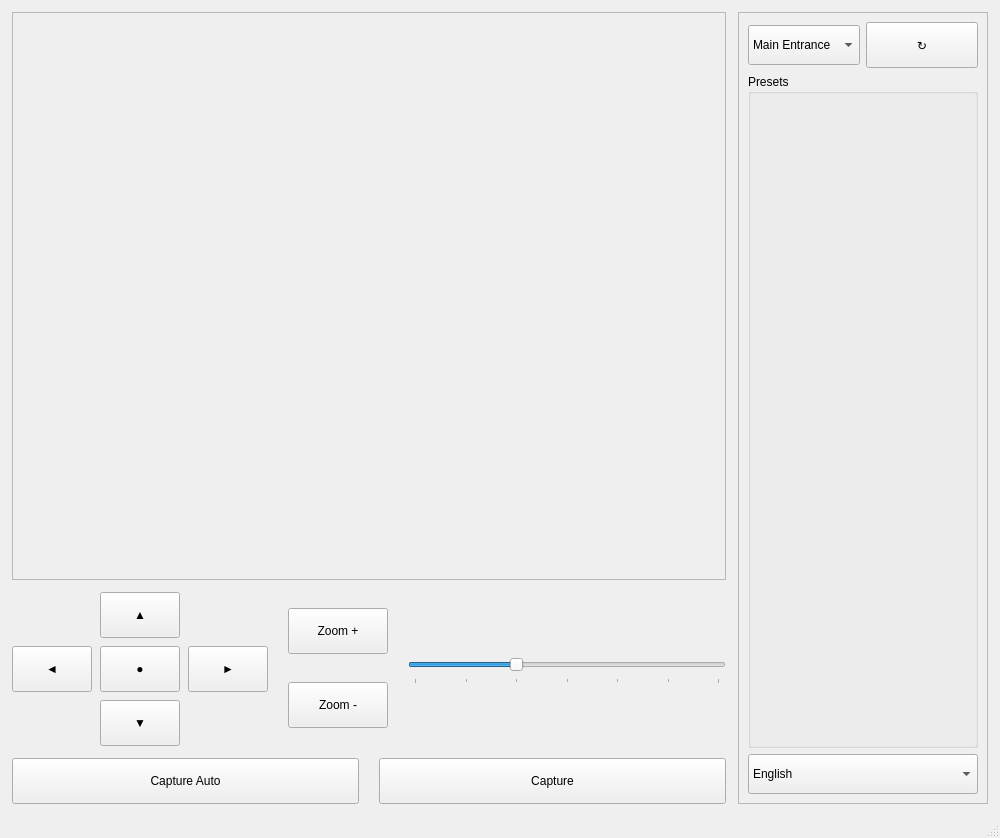
<?xml version="1.0" encoding="UTF-8"?>
<ui version="4.0">
 <class>MainWindow</class>
 <widget class="QMainWindow" name="MainWindow">
  <property name="geometry">
   <rect>
    <x>0</x>
    <y>0</y>
    <width>1000</width>
    <height>838</height>
   </rect>
  </property>
  <property name="windowTitle">
   <string>PTZ Camera Controller</string>
  </property>
  <property name="styleSheet">
   <string notr="true">QMainWindow {
    background-color: #f5f5f5;
    color: #333333;
}
QLabel {
    color: #333333;
    font-family: &quot;Segoe UI&quot;;
    font-size: 12px;
}
QPushButton {
    background-color: #4a90e2;
    color: white;
    border-radius: 4px;
    padding: 8px 16px;
    font-family: &quot;Segoe UI&quot;;
    font-size: 12px;
    font-weight: bold;
    min-height: 30px;
    transition: all 0.3s;
}
QPushButton:hover {
    background-color: #3a80d2;
    transform: translateY(-2px);
    box-shadow: 0 4px 8px rgba(0, 0, 0, 0.1);
}
QPushButton:pressed {
    background-color: #2a70c2;
    transform: translateY(1px);
    box-shadow: 0 2px 4px rgba(0, 0, 0, 0.1);
    animation-name: button-press;
    animation-duration: 0.2s;
}
QPushButton:disabled {
    background-color: #7a7a7a;
    color: #d0d0d0;
}
@keyframes button-press {
    0% { transform: scale(1); }
    50% { transform: scale(0.97); }
    100% { transform: scale(1); }
}
QComboBox {
    border: 1px solid #c0c0c0;
    border-radius: 4px;
    padding: 4px 8px;
    background-color: white;
    color: #333333;
    font-family: &quot;Segoe UI&quot;;
    min-height: 30px;
    transition: border 0.3s;
}
QComboBox:hover {
    border: 1px solid #4a90e2;
}
QComboBox:pressed {
    animation-name: combo-press;
    animation-duration: 0.2s;
}
@keyframes combo-press {
    0% { transform: scale(1); }
    50% { transform: scale(0.97); }
    100% { transform: scale(1); }
}
QComboBox::drop-down {
    subcontrol-origin: padding;
    subcontrol-position: top right;
    width: 20px;
    border-left-width: 1px;
    border-left-color: #c0c0c0;
    border-left-style: solid;
}
QSlider::groove:horizontal {
    border: 1px solid #c0c0c0;
    height: 8px;
    background: white;
    margin: 2px 0;
    border-radius: 4px;
}
QSlider::handle:horizontal {
    background: #4a90e2;
    border: 1px solid #4a90e2;
    width: 18px;
    height: 18px;
    margin: -6px 0;
    border-radius: 9px;
    transition: background 0.2s;
}
QSlider::handle:horizontal:hover {
    background: #3a80d2;
}
QSlider::handle:horizontal:pressed {
    background: #2a70c2;
    animation-name: slider-press;
    animation-duration: 0.2s;
}
@keyframes slider-press {
    0% { transform: scale(1); }
    50% { transform: scale(0.9); }
    100% { transform: scale(1); }
}
QFrame {
    border-radius: 8px;
    background-color: white;
    border: 1px solid #e0e0e0;
}
QLineEdit {
    border: 1px solid #c0c0c0;
    border-radius: 4px;
    padding: 4px 8px;
    background-color: white;
    color: #333333;
    font-family: &quot;Segoe UI&quot;;
    min-height: 30px;
    transition: border 0.3s;
}
QLineEdit:hover {
    border: 1px solid #4a90e2;
}
QLineEdit:focus {
    border: 1px solid #4a90e2;
    animation-name: focus-animation;
    animation-duration: 0.3s;
}
@keyframes focus-animation {
    0% { border-color: #c0c0c0; }
    100% { border-color: #4a90e2; }
}</string>
  </property>
  <widget class="QWidget" name="centralwidget">
   <layout class="QHBoxLayout" name="horizontalLayout">
    <property name="spacing">
     <number>12</number>
    </property>
    <property name="leftMargin">
     <number>12</number>
    </property>
    <property name="topMargin">
     <number>12</number>
    </property>
    <property name="rightMargin">
     <number>12</number>
    </property>
    <property name="bottomMargin">
     <number>12</number>
    </property>
    <item>
     <layout class="QVBoxLayout" name="verticalLayout">
      <property name="spacing">
       <number>12</number>
      </property>
      <item>
       <widget class="QLabel" name="qlabel_camera_view">
        <property name="minimumSize">
         <size>
          <width>700</width>
          <height>400</height>
         </size>
        </property>
        <property name="frameShape">
         <enum>QFrame::StyledPanel</enum>
        </property>
        <property name="frameShadow">
         <enum>QFrame::Raised</enum>
        </property>
        <property name="alignment">
         <set>Qt::AlignCenter</set>
        </property>
       </widget>
      </item>
      <item>
       <layout class="QHBoxLayout" name="horizontalLayout_2">
        <property name="spacing">
         <number>20</number>
        </property>
        <item>
         <layout class="QGridLayout" name="gridLayout">
          <property name="spacing">
           <number>8</number>
          </property>
          <item row="0" column="1">
           <widget class="QPushButton" name="btn_up">
            <property name="minimumSize">
             <size>
              <width>60</width>
              <height>46</height>
             </size>
            </property>
            <property name="text">
             <string>▲</string>
            </property>
           </widget>
          </item>
          <item row="1" column="0">
           <widget class="QPushButton" name="btn_left">
            <property name="minimumSize">
             <size>
              <width>60</width>
              <height>46</height>
             </size>
            </property>
            <property name="text">
             <string>◄</string>
            </property>
           </widget>
          </item>
          <item row="1" column="1">
           <widget class="QPushButton" name="btn_center">
            <property name="minimumSize">
             <size>
              <width>60</width>
              <height>46</height>
             </size>
            </property>
            <property name="styleSheet">
             <string notr="true">background-color: #e0e0e0;
color: #333333;
QPushButton:pressed {
    background-color: #c0c0c0;
    animation-name: center-press;
    animation-duration: 0.2s;
}
@keyframes center-press {
    0% { transform: scale(1); }
    50% { transform: scale(0.95); }
    100% { transform: scale(1); }
}</string>
            </property>
            <property name="text">
             <string>●</string>
            </property>
           </widget>
          </item>
          <item row="1" column="2">
           <widget class="QPushButton" name="btn_right">
            <property name="minimumSize">
             <size>
              <width>60</width>
              <height>46</height>
             </size>
            </property>
            <property name="text">
             <string>►</string>
            </property>
           </widget>
          </item>
          <item row="2" column="1">
           <widget class="QPushButton" name="btn_down">
            <property name="minimumSize">
             <size>
              <width>60</width>
              <height>46</height>
             </size>
            </property>
            <property name="text">
             <string>▼</string>
            </property>
           </widget>
          </item>
         </layout>
        </item>
        <item>
         <layout class="QVBoxLayout" name="verticalLayout_2">
          <property name="spacing">
           <number>12</number>
          </property>
          <item>
           <widget class="QPushButton" name="btn_zoom_in">
            <property name="minimumSize">
             <size>
              <width>100</width>
              <height>46</height>
             </size>
            </property>
            <property name="text">
             <string>Zoom +</string>
            </property>
           </widget>
          </item>
          <item>
           <widget class="QPushButton" name="btn_zoom_out">
            <property name="minimumSize">
             <size>
              <width>100</width>
              <height>46</height>
             </size>
            </property>
            <property name="text">
             <string>Zoom -</string>
            </property>
           </widget>
          </item>
         </layout>
        </item>
        <item>
         <layout class="QVBoxLayout" name="verticalLayout_4">
          <property name="spacing">
           <number>8</number>
          </property>
          <item>
           <widget class="QSlider" name="qslider_ptz_speed">
            <property name="minimumSize">
             <size>
              <width>180</width>
              <height>30</height>
             </size>
            </property>
            <property name="minimum">
             <number>1</number>
            </property>
            <property name="maximum">
             <number>7</number>
            </property>
            <property name="value">
             <number>3</number>
            </property>
            <property name="orientation">
             <enum>Qt::Horizontal</enum>
            </property>
            <property name="tickPosition">
             <enum>QSlider::TicksBelow</enum>
            </property>
            <property name="tickInterval">
             <number>1</number>
            </property>
           </widget>
          </item>
         </layout>
        </item>
       </layout>
      </item>
      <item>
       <layout class="QHBoxLayout" name="horizontalLayout_3">
        <property name="spacing">
         <number>20</number>
        </property>
        <item>
         <widget class="QPushButton" name="btn_capture_auto">
          <property name="minimumSize">
           <size>
            <width>0</width>
            <height>46</height>
           </size>
          </property>
          <property name="styleSheet">
           <string notr="true">background-color: #e67e22;
QPushButton:hover {
    background-color: #d35400;
}
QPushButton:pressed {
    background-color: #c04a00;
    animation-name: auto-press;
    animation-duration: 0.2s;
}
QPushButton:disabled {
    background-color: #8a4b15;
    color: #d0d0d0;
}
@keyframes auto-press {
    0% { transform: scale(1); }
    50% { transform: scale(0.97); }
    100% { transform: scale(1); }
}</string>
          </property>
          <property name="text">
           <string>Capture Auto</string>
          </property>
          <property name="icon">
           <iconset>
            <normaloff>../assets/icons/auto.png</normaloff>../assets/icons/auto.png</iconset>
          </property>
         </widget>
        </item>
        <item>
         <widget class="QPushButton" name="btn_capture">
          <property name="minimumSize">
           <size>
            <width>0</width>
            <height>46</height>
           </size>
          </property>
          <property name="styleSheet">
           <string notr="true">background-color: #00a86b;
QPushButton:hover {
    background-color: #009c63;
}
QPushButton:pressed {
    background-color: #008c59;
    animation-name: capture-press;
    animation-duration: 0.2s;
}
QPushButton:disabled {
    background-color: #006540;
    color: #d0d0d0;
}
@keyframes capture-press {
    0% { transform: scale(1); }
    50% { transform: scale(0.97); }
    100% { transform: scale(1); }
}</string>
          </property>
          <property name="text">
           <string>Capture</string>
          </property>
          <property name="icon">
           <iconset>
            <normaloff>../assets/icons/camera.png</normaloff>../assets/icons/camera.png</iconset>
          </property>
         </widget>
        </item>
       </layout>
      </item>
     </layout>
    </item>
    <item>
     <widget class="QFrame" name="frame_controls">
      <property name="minimumSize">
       <size>
        <width>250</width>
        <height>0</height>
       </size>
      </property>
      <property name="maximumSize">
       <size>
        <width>250</width>
        <height>16777215</height>
       </size>
      </property>
      <property name="frameShape">
       <enum>QFrame::StyledPanel</enum>
      </property>
      <property name="frameShadow">
       <enum>QFrame::Raised</enum>
      </property>
      <layout class="QGridLayout" name="gridLayout_2">
       <item row="1" column="0">
        <widget class="QComboBox" name="comboBox_camera">
         <property name="minimumSize">
          <size>
           <width>0</width>
           <height>40</height>
          </size>
         </property>
         <item>
          <property name="text">
           <string>Main Entrance</string>
          </property>
         </item>
         <item>
          <property name="text">
           <string>Parking Lot</string>
          </property>
         </item>
         <item>
          <property name="text">
           <string>Lobby</string>
          </property>
         </item>
         <item>
          <property name="text">
           <string>Warehouse</string>
          </property>
         </item>
        </widget>
       </item>
       <item row="1" column="1">
        <widget class="QPushButton" name="btn_reload">
         <property name="minimumSize">
          <size>
           <width>0</width>
           <height>46</height>
          </size>
         </property>
         <property name="styleSheet">
          <string notr="true">background-color: #5c6bc0;
color: white;
border-radius: 4px;
font-weight: bold;
box-shadow: 0 2px 4px rgba(0, 0, 0, 0.1);

QPushButton:hover {
    background-color: #4a5ab9;
    transform: translateY(-1px);
    box-shadow: 0 4px 8px rgba(0, 0, 0, 0.15);
}

QPushButton:pressed {
    background-color: #3949ab;
    transform: translateY(1px);
    box-shadow: 0 1px 2px rgba(0, 0, 0, 0.1);
    animation-name: reload-press;
    animation-duration: 0.3s;
}

@keyframes reload-press {
    0% { transform: scale(1); }
    50% { transform: scale(0.95); rotate: -10deg; }
    100% { transform: scale(1); }
}</string>
         </property>
         <property name="text">
          <string>↻</string>
         </property>
        </widget>
       </item>
       <item row="3" column="0" colspan="2">
        <widget class="QComboBox" name="comboBox_language">
         <property name="minimumSize">
          <size>
           <width>0</width>
           <height>40</height>
          </size>
         </property>
         <item>
          <property name="text">
           <string>English</string>
          </property>
         </item>
         <item>
          <property name="text">
           <string>Vietnamese</string>
          </property>
         </item>
        </widget>
       </item>
       <item row="2" column="0" colspan="2">
        <widget class="QGroupBox" name="groupBox">
         <property name="title">
          <string>Presets</string>
         </property>
        </widget>
       </item>
      </layout>
     </widget>
    </item>
   </layout>
  </widget>
  <widget class="QMenuBar" name="menubar">
   <property name="geometry">
    <rect>
     <x>0</x>
     <y>0</y>
     <width>1000</width>
     <height>21</height>
    </rect>
   </property>
  </widget>
  <widget class="QStatusBar" name="statusbar"/>
 </widget>
 <resources/>
 <connections/>
</ui>
